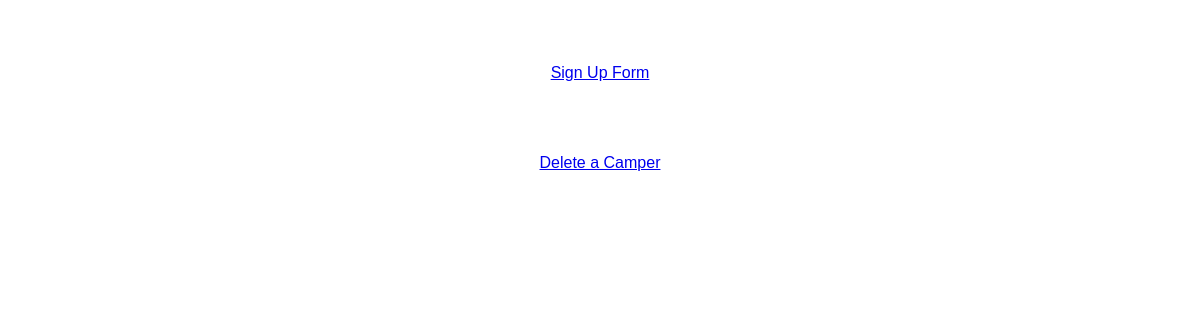
/list, run on an earlier commit of the app's database.
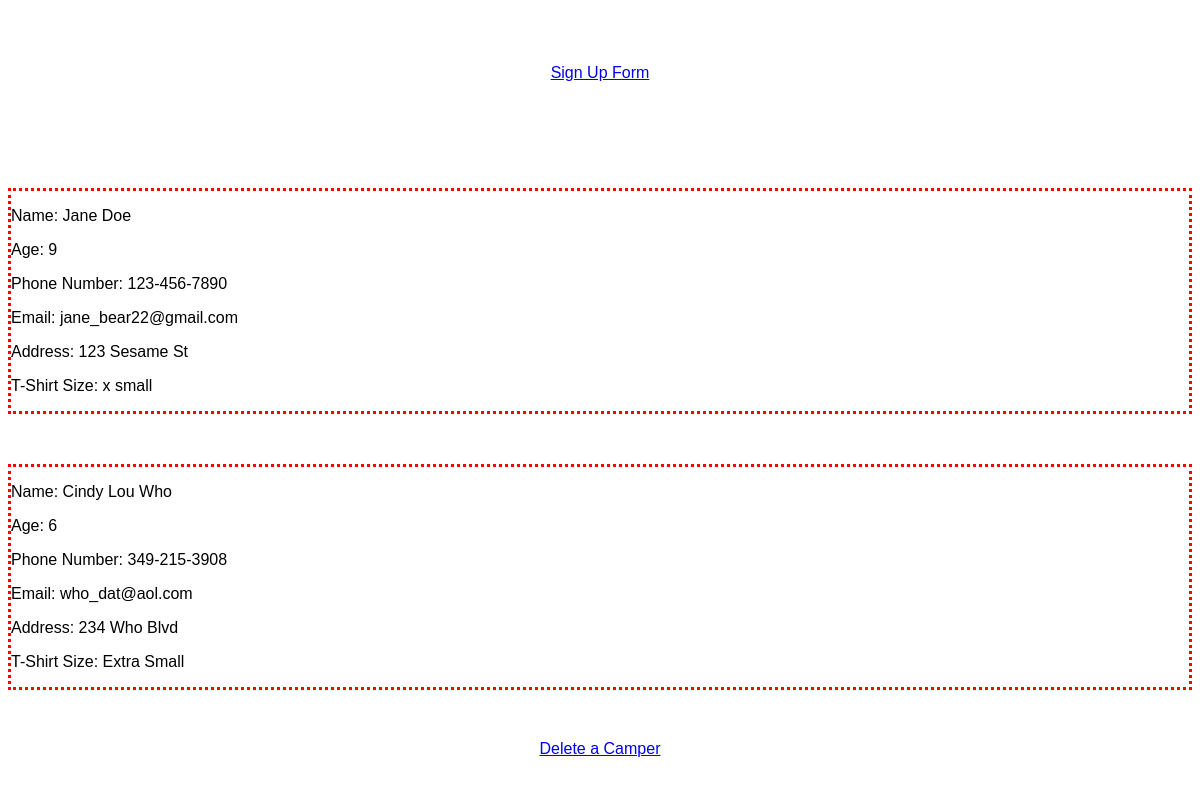
And on a later commit of the database.
### app.py (models this page shows, shortened)
class Camper(db.Model):
  id = db.Column(db.Integer, primary_key=True)
  name = db.Column(db.String(80), unique=True, nullable=False)
  age = db.Column(db.String(80), nullable=False)
  phone_number = db.Column(db.String(80), unique=True, nullable=False)
  email = db.Column(db.String(80), unique=True, nullable=False)
  address = db.Column(db.String(80), unique=True, nullable=False)
  t_shirt_size = db.Column(db.String(80), nullable=False)

### app.py (the view)
@app.route("/list")
def camper_list():
   return render_template("list.html", campers=Camper.query.all())

### templates/list.html
<html>
<head>
  <link rel="stylesheet" type="text/css" href="{{ url_for('static',filename='form.css') }}">
</head>
<body>
  <div class="header">
    <div>
      <a href="/">
        <p>Sign Up Form</p>
      </a>
    </div>
  </div>
  {% for camper in campers %}
  <div class="content">
    <div class="camper-info">
      <p>Name: {{camper.name}}</p>
    </div>
    <div class="camper-info">
      <p>Age: {{camper.age}}</p>
    </div>
    <div class="camper-info">
      <p>Phone Number: {{camper.phone_number}}</p>
    </div>
    <div class="camper-info">
      <p>Email: {{camper.email}}</p>
    </div>
    <div class="camper-info">
      <p>Address: {{camper.address}}</p>
    </div>
    <div class="camper-info">
      <p>T-Shirt Size: {{camper.t_shirt_size}}</p>
    </div>
  </div>
  {% endfor %}
  <a href="/delete">
    <p>Delete a Camper</p>
  </a>
</body>
</html>

### static/form.css (style rules this page uses)
body { font-family: sans-serif; text-align: center; }
.header { padding: 40px 0 40px 0; }
.content { display: block; text-align: left; margin: 50px 0; border-color: red; border-style: dotted; }

What changed in the data, as far as the page shows it:
added Camper: name "Jane Doe", age "9", phone_number "123-456-7890", email "jane_bear22@gmail.com", address "123 Sesame St", t_shirt_size "x small"
added Camper: name "Cindy Lou Who", age "6", phone_number "349-215-3908", email "who_dat@aol.com", address "234 Who Blvd", t_shirt_size "Extra Small"
